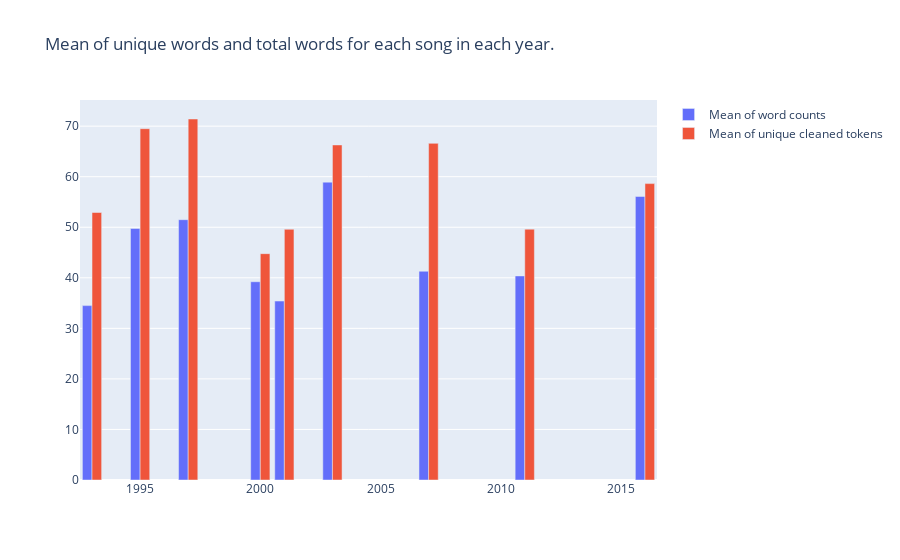

This figure's notebook cell:
### Code cell
fig = go.Figure()
years = df_w_tokens['album_release_year'].drop_duplicates()
album_names = df_w_tokens['album_name'].drop_duplicates()

fig.add_trace(go.Bar(
    y=df_w_tokens.groupby('album_release_year')['word_count'].mean(),
    x=years,
    customdata=album_names,
    name='Mean of word counts',
    hovertemplate='%{y}<br>Album name: %{customdata}<br>Year: %{x}'
))

fig.add_trace(go.Bar(
    y = df_w_tokens.groupby('album_release_year')['unique_tokens_count'].mean(),
    x = years,
    customdata=album_names,
    name='Mean of unique cleaned tokens',
    hovertemplate='%{y}<br>Album name: %{customdata}<br>Year: %{x}'
))

fig.update_layout(
    title='Mean of unique words and total words for each song in each year.',
    barmode='group'
)

fig.show()

### Figure 1 — Plotly figure (JSON) as saved in the notebook; plotly's stock layout.template omitted (floating-point values rounded to 4 significant figures)
{"data": [{"customdata": ["Pablo Honey", "The Bends", "OK Computer", "Kid A", "Amnesiac", "Hail To the Thief", "In Rainbows", "The King Of Limbs", "A Moon Shaped Pool"], "hovertemplate": "%{y}<br>Album name: %{customdata}<br>Year: %{x}", "name": "Mean of word counts", "type": "bar", "x": [1993, 1995, 1997, 2000, 2001, 2003, 2007, 2011, 2016], "y": [34.5, 49.75, 51.5, 39.22, 35.4, 58.93, 41.3, 40.38, 56.09]}, {"customdata": ["Pablo Honey", "The Bends", "OK Computer", "Kid A", "Amnesiac", "Hail To the Thief", "In Rainbows", "The King Of Limbs", "A Moon Shaped Pool"], "hovertemplate": "%{y}<br>Album name: %{customdata}<br>Year: %{x}", "name": "Mean of unique cleaned tokens", "type": "bar", "x": [1993, 1995, 1997, 2000, 2001, 2003, 2007, 2011, 2016], "y": [52.92, 69.5, 71.42, 44.78, 49.6, 66.29, 66.6, 49.62, 58.64]}], "layout": {"barmode": "group", "title": {"text": "Mean of unique words and total words for each song in each year."}}}
